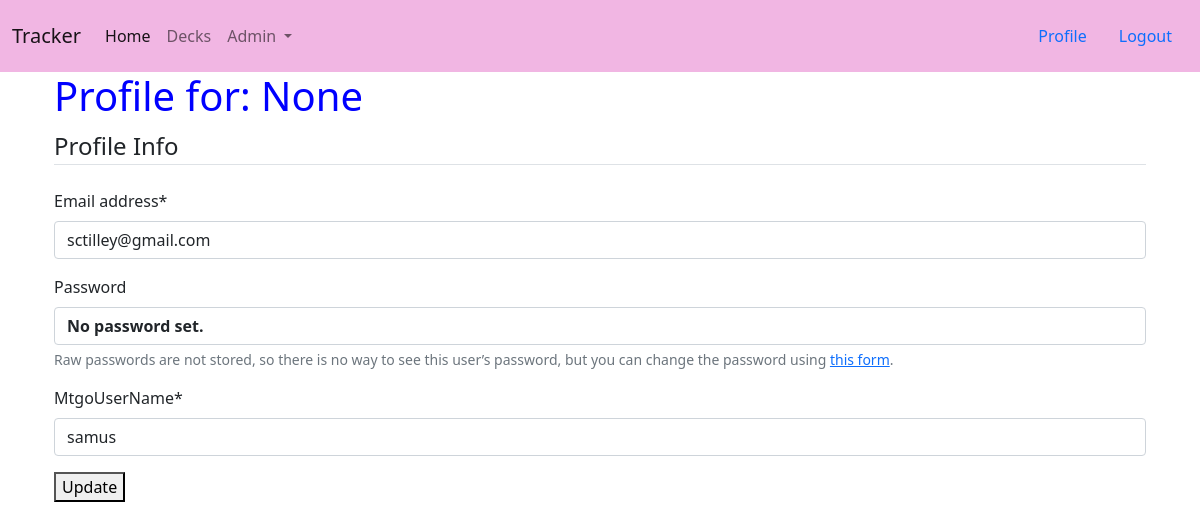
Screenshot of /profile/ (signed in) with the database file from the repository.
### users/models.py (models this page shows, shortened)
class CustomUser(AbstractUser):
    username = None
    email = models.EmailField(_("email address"), unique=True)
    USERNAME_FIELD = "email"
    REQUIRED_FIELDS = []
    objects = CustomUserManager()

class Profile(models.Model):
    user = models.OneToOneField(settings.AUTH_USER_MODEL, on_delete=models.CASCADE)
    mtgoUserName = models.CharField(null=True, max_length=80)

### users/views.py (the view)
# urls.py: path('profile/', user_views.profile, name='profile'),
def profile(request):
    User = settings.AUTH_USER_MODEL
    if request.method == 'POST':
        u_form = CustomUserChangeForm(request.POST, instance=request.user)
        p_form = ProfileUpdateForm(request.POST, instance=request.user.profile)
        if u_form.is_valid() and p_form.is_valid():
            u_form.save()
            p_form.save()
            messages.success(request, f'Your account was updated')
            return redirect('profile')
    else:
        u_form = CustomUserChangeForm(instance=request.user)
        p_form = ProfileUpdateForm(instance=request.user.profile)
    context = {
        'u_form':u_form,
        'p_form':p_form,
    }
    return render(request, 'users/profile.html', context)

### users/forms.py
class CustomUserChangeForm(UserChangeForm):
    class Meta:
        model = CustomUser
        fields = ("email",)

class ProfileUpdateForm(forms.ModelForm):
    class Meta:
        model = Profile
        fields = [
            'mtgoUserName',
        ]

### users/templates/users/profile.html (shortened to what this page needs)
{% extends 'core/base.html' %}
{% load crispy_forms_tags %}
{% block content %}
    <div class="container">
        <h1>Profile for: {{user.username}} </h1>
    </div>
    <div class="container">
        <form method="post">
            <fieldset class="form-group">
                <legend class="border-bottom mb-4">
                    Profile Info
                </legend>
                {{ u_form|crispy }}
                {{ p_form|crispy }}
            </fieldset>
            <button type="submit">Update</button>
        </form>
    </div>
{% endblock content %}

### core/static/core/main.css (style rules this page uses)
h1 { color: blue; }

### rows the page displays
CustomUser: username "None", email "sctilley@gmail.com"
Profile: mtgoUserName "samus"
